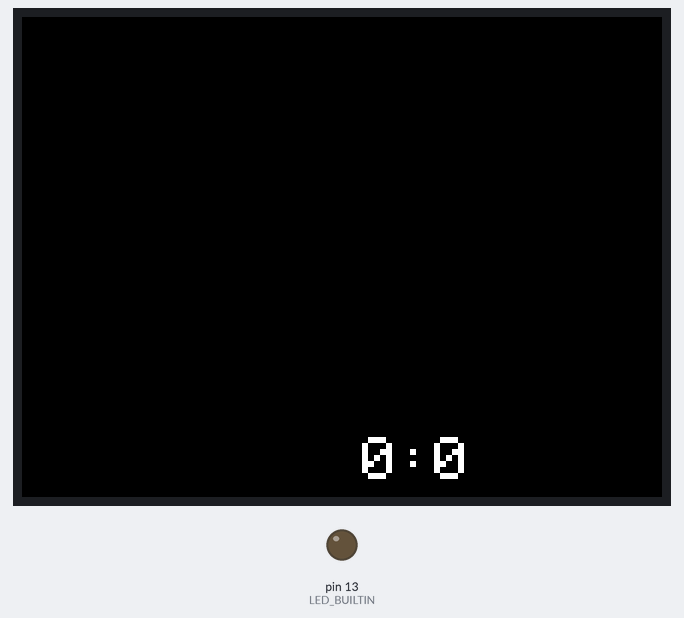
Recording of a sketch running on a simulated Arduino Uno, built with avr-gcc and run on an emulated ATmega328P. Parts: 320×240 colour display, output pins drawn as LEDs (lit = HIGH).

Above: at 0.8 s.
At 60.2 s:
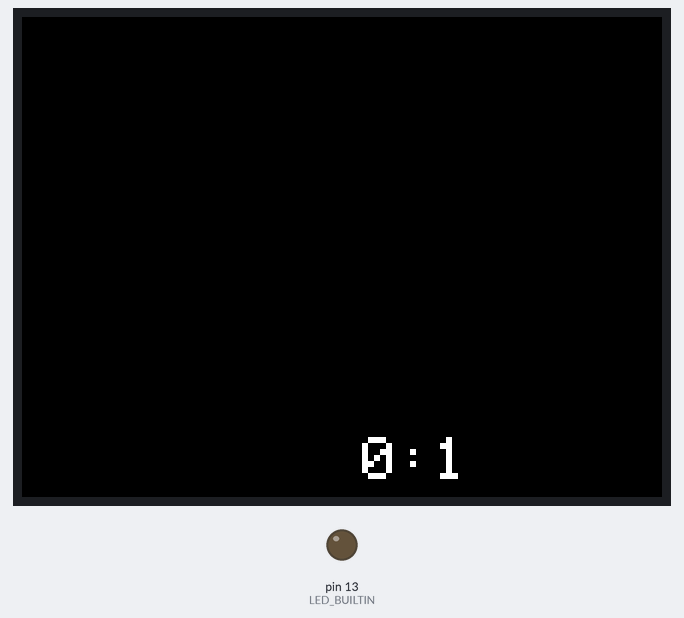
At 120.7 s:
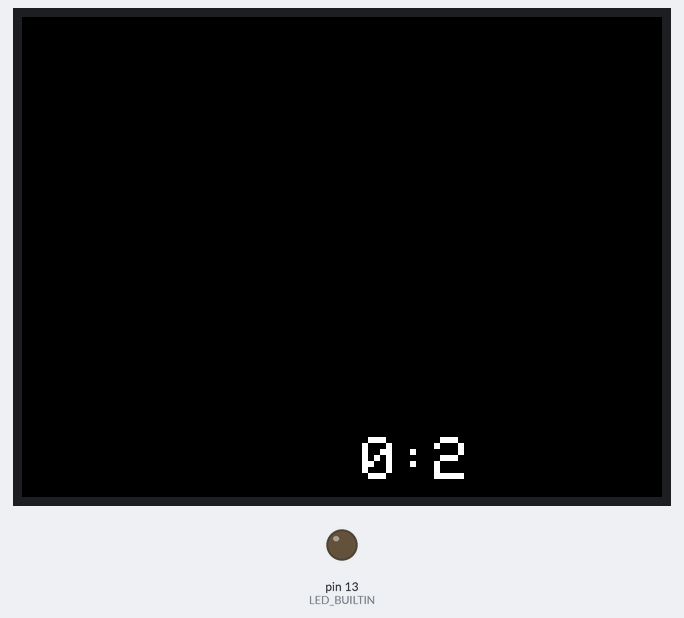

The sketch:

data_e_hora_com_tft.ino
```cpp
#include <Adafruit_GFX.h>    // Core graphics library
#include <Adafruit_TFTLCD.h> // Hardware-specific library

//Definicao de cores
#define BLACK           0x0000
#define BLUE            0x001F
#define RED             0xF800
#define GREEN           0x07E0
#define CYAN            0x07FF
#define MAGENTA         0xF81F
#define YELLOW          0xFFE0
#define WHITE           0xFFFF

//CS, CD, WR, RD, RESET
Adafruit_TFTLCD tft(A3, A2, A1, A0, A4);

int segundo, minuto, hora, dia, mes, ano;
unsigned long UtlTime;

//Declaração das constantes

//Variável que conterá os estados do botão (0 LOW, 1 HIGH).
int estadoBotao = 1;

void setup(void)
{
  pinMode(LED_BUILTIN, OUTPUT);

  UtlTime = 0;
  minuto = 0;
  hora = 0;

  Serial.begin(9600);
  tft.reset();
  delay(500);
  //tft.begin(0x9341) //Use esta linha para o controlador 9341
  tft.begin(0x9325);

  tft.setTextColor(WHITE);
  tft.fillScreen(BLACK);

  //tft.setRotation(3); //Use esta linha para o controlador 9341
  // left, top, larg,alt, x

  tft.setTextSize(3);
  tft.setCursor(170, 210);
  tft.setRotation(1);
  tft.fillRoundRect(136, 205, 180, 30, 1,  BLACK);

  tft.print(hora);
  tft.print(":");
  tft.print(minuto);

  digitalWrite(LED_BUILTIN, LOW); //Botão não pressionado, apaga o led.
}

void loop()
{


  if (millis() - UtlTime < 0)
  {
    UtlTime = millis();
  }
  else
  {
    segundo = int((millis() - UtlTime) / 1000);
  }

  if (segundo > 59)
  {
    segundo = 0;
    //tft.setRotation(3); //Use esta linha para o controlador 9341
    // left, top, larg,alt, x


    minuto++;
    UtlTime = millis();
    if (minuto > 59)
    {
      hora++;
      minuto = 0;
      if (hora > 23)
      {
        dia++;
        hora = 0;

        if (mes == 1 || mes == 3 || mes == 5 || mes == 7 || mes == 8 || mes == 10 || mes == 12)
        {
          if (dia > 31)
          {
            dia = 1;
            mes++;
            if (mes > 12)
            {
              ano++;
              mes = 1;
            }
          }
        }
        else if (mes == 2)
        {
          if (ano % 400 == 0)
          {
            if (dia > 29)
            {
              dia = 1;
              mes++;
            }
          }
          else if ((ano % 4 == 0) && (ano % 100 != 0))
          {
            if (dia > 29)
            {
              dia = 1;
              mes++;
            }
          }
          else
          {
            if (dia > 28)
            {
              dia = 1;
              mes++;
            }
          }
        }
        else
        {
          if (dia > 30)
          {
            dia = 1;
            mes++;
          }
        }
      }
    }
    tft.setTextSize(3);
    tft.setCursor(170, 210);
    tft.setRotation(1);
    tft.fillRoundRect(136, 205, 180, 30, 1,  BLACK);

    tft.print(hora);
    tft.print(":");
    tft.print(minuto);

  }


  if (hora >= 8 && hora <= 16) {
    digitalWrite(LED_BUILTIN, HIGH);
    delay(1000);
  } else {
    digitalWrite(LED_BUILTIN, LOW);
    delay(1000);
  }

  delay(100);

}
```

Measured:
- what the display in image 0 shows lasts 59.4 s, from 0.7 s to 60.1 s
- what the display in image 1 shows lasts 60.6 s, from 60.1 s to 120.7 s
